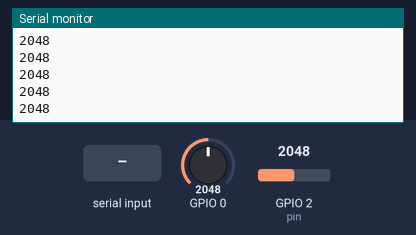
Recording of a sketch running on a simulated ESP32. Parts: the last lines printed to the serial monitor. Inputs (shaded band) come from the test bench; at power-on: GPIO 2 (pin) = 2048, GPIO 0 = 2048. WiFi joins after 1.5 s; servers stay silent unless stated.

Above: at 2.7 s.
2.8 s: GPIO 2 (pin) set to 2866
At 3.8 s:
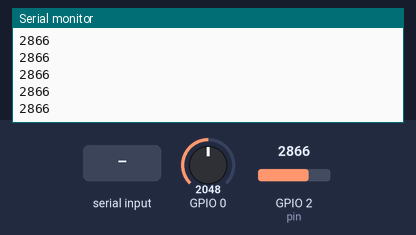
4.3 s: "Keren1978\n" received over Serial
At 5.1 s:
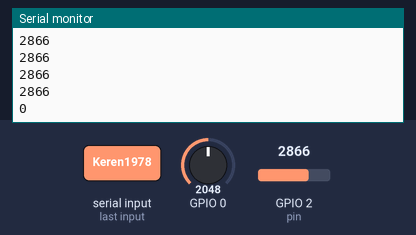
Timing chart, 0 to 5.6 s (numbered marks = the images above; inputs shaded):
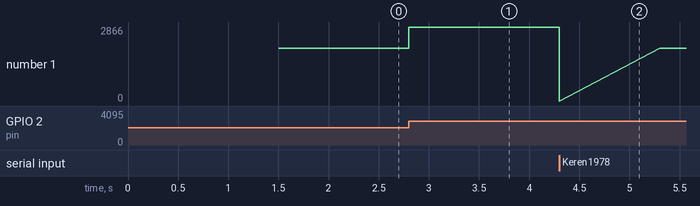

Measured:
- after the input at 2.8 s, the serial monitor: prints a new line at once (image 1)
- after the input at 4.3 s, the serial monitor: prints a new line at once (image 2)
- plotted number 1: 2048 → 2866 after the input at 2.8 s

The sketch:

AnalogReadInternetTest.ino
```cpp
#include <WiFi.h>

#define USE_WIFI

//#define WIFI_SSID "Keren1978"
//#define WIFI_PASSWORD "Keren1978"
#define WIFI_SSID "sababa"
#define WIFI_PASSWORD "sababababasis"

// ESP32 analog GPIO pins: 2, 4, 12, 13, 14, 15, 25, 26, 27, 32, 33, 34, 35, 36(SVP), 39(SVN)

// Input 1: SVP (GPIO 36)
// Input 2: SVN (GPIO 39)
// Input 3: GPIO 34
// Input 4: GPIO 35
// Input 5: GPIO 32
// Input 6: GPIO 33
// Input 7: GPIO 25
// Input 8: GPIO 26

void setup() {
  Serial.begin(115200);
#ifdef USE_WIFI
  WiFi.begin(WIFI_SSID, WIFI_PASSWORD);
  Serial.print("Connecting to Wi-Fi");
  while (WiFi.status() != WL_CONNECTED) {
    Serial.print(".");
    delay(500);
  }
#endif
}

int pin = 2;

void loop() {
  if (Serial.available()) {
    pin = Serial.parseInt();
  }
  Serial.println(analogRead(pin));
}
```
